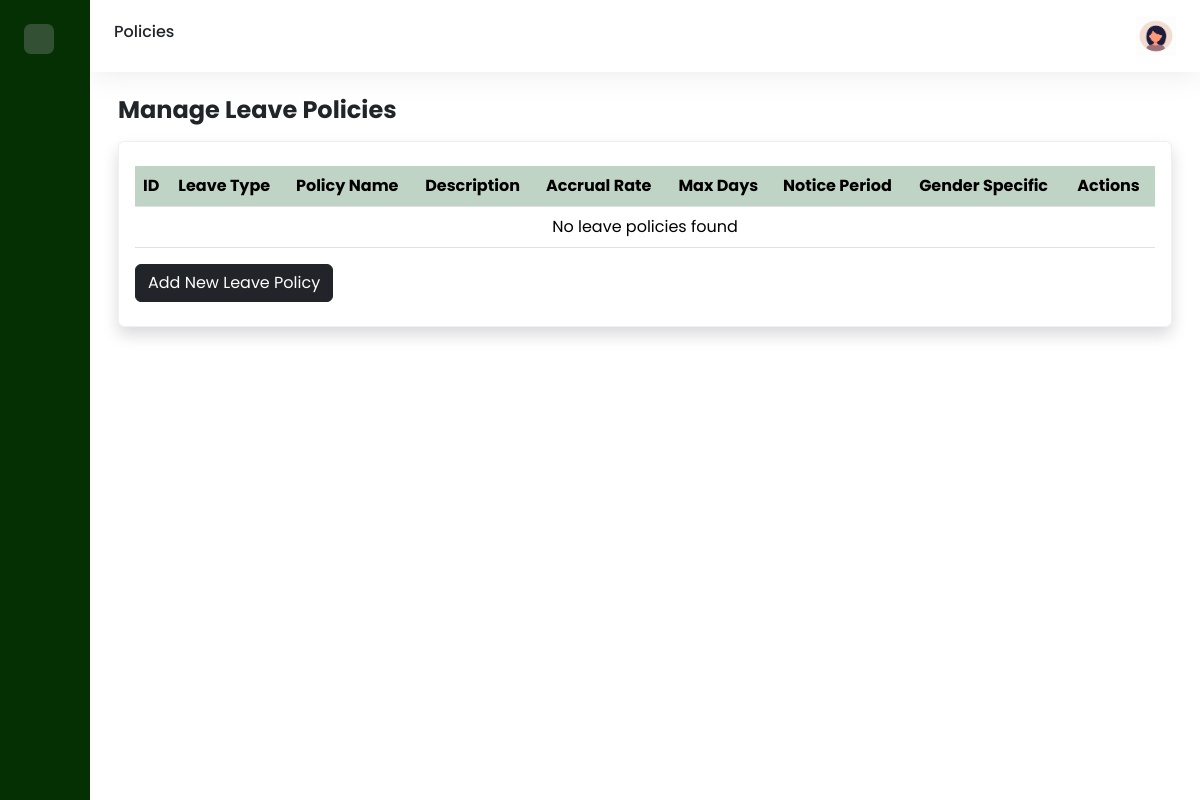
Page /admin/manpolicy.php (signed in) on the earlier database version.
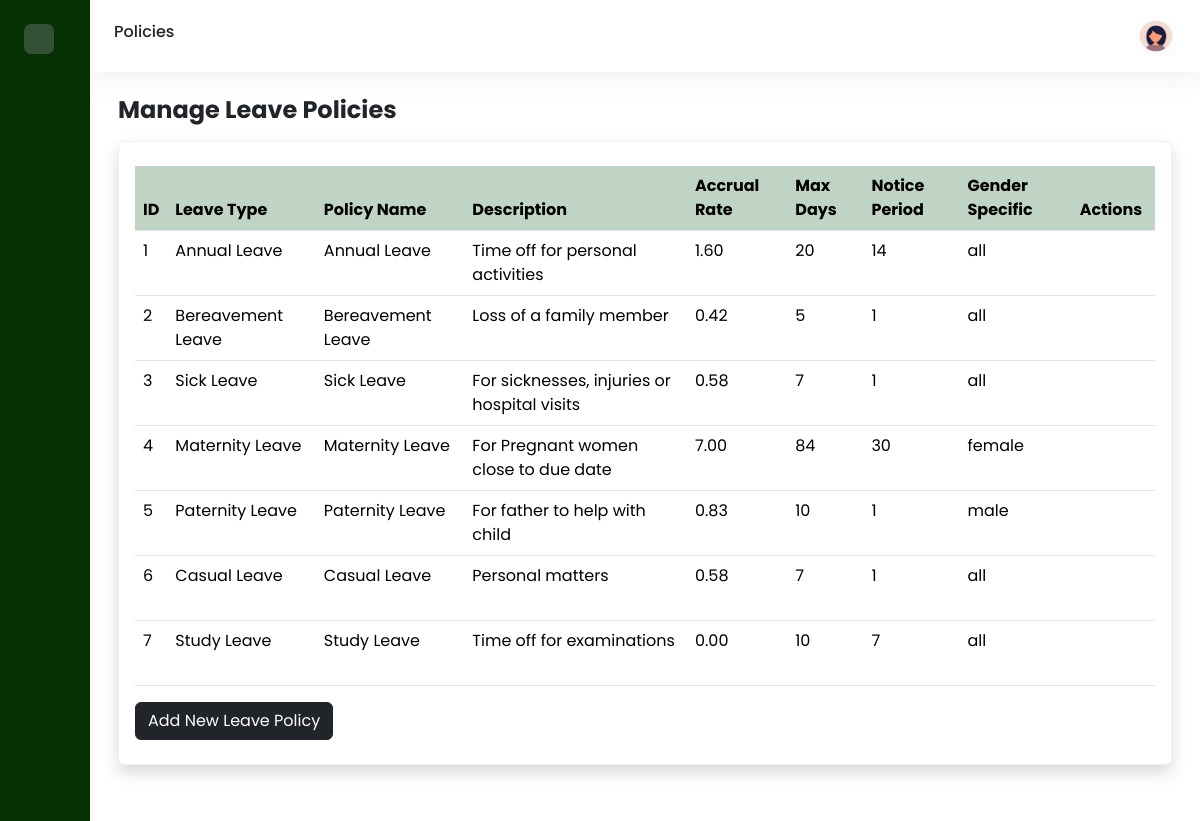
Same page on the later database version.
### tables this page shows
CREATE TABLE `leave_policy` (
  `policy_id` int(11) NOT NULL,
  `policy_name` varchar(100) NOT NULL,
  `type_id` int(11) NOT NULL,
  `accrual_rate` decimal(5,2) NOT NULL,
  `maxdays_peryear` int(11) NOT NULL DEFAULT 0,
  `noticeperiod_days` int(11) NOT NULL DEFAULT 0,
  `gender_specific` enum('male','female','all') DEFAULT NULL,
  `description` text DEFAULT NULL
);

CREATE TABLE `leave_type` (
  `type_id` int(11) NOT NULL,
  `type_name` varchar(100) NOT NULL,
  `description` text DEFAULT NULL,
  `requires_approval` tinyint(1) NOT NULL DEFAULT 1,
  `default_accrualrate_perperiod` decimal(5,2) NOT NULL DEFAULT 0.00,
  `max_carryover_days` int(11) NOT NULL DEFAULT 0
);

### admin/manpolicy.php (the view, shortened to what the changed rows need)
<?php
$host = "localhost";
$db   = "leave_management";
$user = "root";
$pass = "";
$conn = new mysqli($host, $user, $pass, $db);
$sql = "
        SELECT p.policy_id, p.policy_name, p.description, p.accrual_rate, p.maxdays_peryear, p.noticeperiod_days, p.gender_specific, t.type_name
        FROM leave_policy p
        LEFT JOIN leave_type t ON p.type_id = t.type_id
        ORDER BY p.policy_id ASC";
$policies = $conn->query($sql);
?>
<!DOCTYPE html>
<html>
    <head>
        <link href='https://cdn.boxicons.com/fonts/basic/boxicons.min.css' rel='stylesheet'>
        <link href="https://cdn.jsdelivr.net/npm/bootstrap@5.3.7/dist/css/bootstrap.min.css" rel="stylesheet"
>
        <link rel="stylesheet" href="../assets/css/dashboard.css">
    </head>
    <body>
        <div class="wrapper">
            <div class="main">
                <main class="content px-3 py-4">
                    <div class="container-fluid">
                        <div class="mb-3">
                            <h2 class="fw-bold fs-4 mb-3">
                                Manage Leave Policies
                            </h2>
                            <div class="row">
                                <div class="col-12">
                                    <div class="card shadow">
                                        <div class="card-body py-4">
                                            <table class="table table-hover">
                                                <thead>
                                                    <tr class="highlight">
                                                    <th scope="col">ID</th>
                                                    <th scope="col">Leave Type</th>
                                                    <th scope="col">Policy Name</th>
                                                    <th scope="col">Description</th>
                                                    <th scope="col">Accrual Rate</th>
                                                    <th scope="col">Max Days</th>
                                                    <th scope="col">Notice Period</th>
                                                    <th scope="col">Gender Specific</th>
                                                    <th scope="col">Actions</th>
                                                    </tr>
                                                </thead>
                                                <tbody>
                                                    <?php if ($policies->num_rows > 0): ?>
                                                        <?php while ($row = $policies->fetch_assoc()): ?>
                                                            <tr>
                                                                <td><?php echo $row['policy_id']; ?></td>
                                                                <td><?= $row['type_name'] ? htmlspecialchars($row['type_name']) : 'N/A'; ?></td>
                                                                <td><?php echo htmlspecialchars($row['policy_name']); ?></td>
                                                                <td><?php echo htmlspecialchars($row['description']); ?></td>
                                                                <td><?php echo htmlspecialchars($row['accrual_rate']); ?></td>
                                                                <td><?php echo htmlspecialchars($row['maxdays_peryear']); ?></td>
                                                                <td><?php echo htmlspecialchars($row['noticeperiod_days']); ?></td>
                                                                <td><?php echo htmlspecialchars($row['gender_specific']); ?></td>
                                                                <td>
                                                                    <a href="editpolicy.php?id=<?php echo $row['policy_id']; ?>" class="btn btn-lg"><i class='bx  bx-edit'  style="color: green;"></i> </a>
                                                                    <a href="manpolicy.php?delete=<?php echo $row['policy_id']; ?>" class="btn btn-lg" onclick="return confirm('Are you sure you want to delete this leave policy?');"><i class='bx  bx-trash-x' style="color: red;" ></i> </a>
                                                                </td>
                                                            </tr>
                                                        <?php endwhile; ?>
                                                    <?php else: ?>
                                                        <tr>
                                                            <td colspan="10" class="text-center">No leave policies found</td>
                                                        </tr>
                                                    <?php endif; ?>
                                                </tbody>
                                            </table>
                                        </div>
                                    </div>
                                </div>
                            </div>
                        </div>
                    </div>
                </main>
            </div>
        </div>
    </body>
</html>

Differences in the rows shown:
added leave_policy: policy_id "1", type.type_name "Annual Leave", policy_name "Annual Leave", description "Time off for personal activities", accrual_rate "1.60", maxdays_peryear "20", noticeperiod_days "14", gender_specific "all"
added leave_policy: policy_id "2", type.type_name "Bereavement Leave", policy_name "Bereavement Leave", description "Loss of a family member", accrual_rate "0.42", maxdays_peryear "5", noticeperiod_days "1", gender_specific "all"
added leave_policy: policy_id "3", type.type_name "Sick Leave", policy_name "Sick Leave", description "For sicknesses, injuries or hospital visits", accrual_rate "0.58", maxdays_peryear "7", noticeperiod_days "1", gender_specific "all"
added leave_policy: policy_id "4", type.type_name "Maternity Leave", policy_name "Maternity Leave", description "For Pregnant women close to due date", accrual_rate "7.00", maxdays_peryear "84", noticeperiod_days "30", gender_specific "female"
added leave_policy: policy_id "5", type.type_name "Paternity Leave", policy_name "Paternity Leave", description "For father to help with child", accrual_rate "0.83", maxdays_peryear "10", noticeperiod_days "1", gender_specific "male"
added leave_policy: policy_id "6", type.type_name "Casual Leave", policy_name "Casual Leave", description "Personal matters", accrual_rate "0.58", maxdays_peryear "7", noticeperiod_days "1", gender_specific "all"
added leave_policy: policy_id "7", type.type_name "Study Leave", policy_name "Study Leave", description "Time off for examinations", accrual_rate "0.00", maxdays_peryear "10", noticeperiod_days "7", gender_specific "all"
Other differences:
text no longer shown: "No leave policies found"
